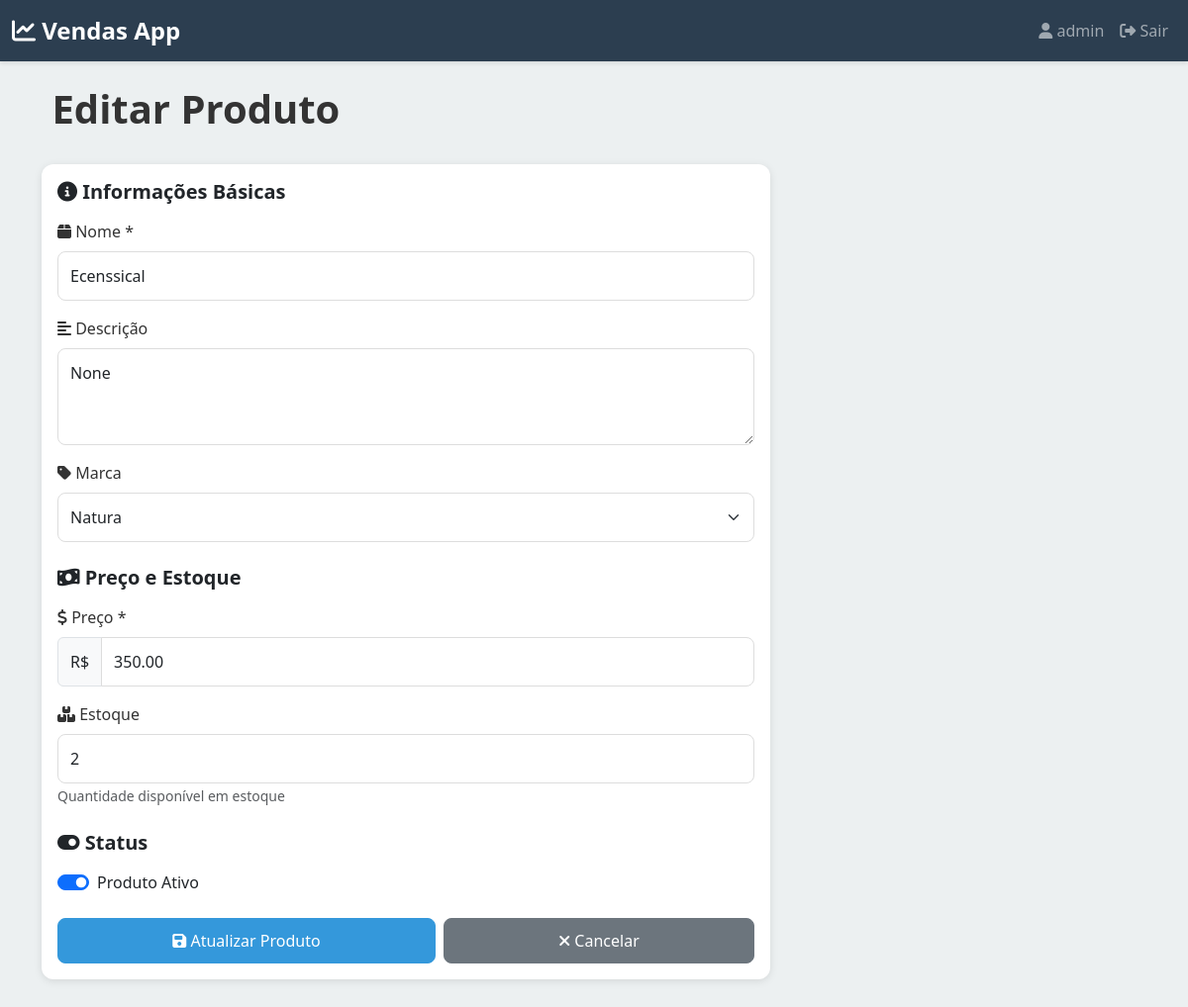
The page /produtos/1/editar/ (signed in) on the database its author committed.
### vendas/models.py (models this page shows, shortened)
class Product(models.Model):
    usuario = models.ForeignKey(
        User,
        on_delete=models.CASCADE,
        related_name='produtos',
        help_text="Usuário proprietário do produto"
    )
    nome = models.CharField(
        max_length=200,
        help_text="Nome do produto"
    )
    descricao = models.TextField(
        blank=True,
        null=True,
        help_text="Descrição detalhada do produto"
    )
    preco = models.DecimalField(
        max_digits=10,
        decimal_places=2,
        help_text="Preço unitário do produto"
    )
    marca = models.ForeignKey(
        Marca,
        on_delete=models.SET_NULL,
        null=True,
        blank=True,
        related_name='produtos',
        help_text="Marca do produto"
    )
    estoque = models.IntegerField(
        default=0,
        help_text="Quantidade em estoque"
    )
    ativo = models.BooleanField(
        default=True,
        help_text="Se o produto está ativo"
    )
    criado_em = models.DateTimeField(auto_now_add=True)
    atualizado_em = models.DateTimeField(auto_now=True)
    class Meta:
        verbose_name = "Produto"
        verbose_name_plural = "Produtos"
        ordering = ['-criado_em']
        unique_together = ('usuario', 'nome')

class Marca(models.Model):
    nome = models.CharField(
        max_length=100,
        unique=True,
        help_text="Nome da marca do produto"
    )
    criada_em = models.DateTimeField(auto_now_add=True)
    class Meta:
        verbose_name = "Marca"
        verbose_name_plural = "Marcas"
        ordering = ['nome']

### vendas/views.py (the view, shortened to what this page needs)
# urls.py: path('produtos/<int:pk>/editar/', views.produto_edit, name='produto_edit'),
@login_required(login_url='vendas:login')
def produto_edit(request, pk):
    usuario = request.user
    marcas = Marca.objects.all()
    try:
        produto = Product.objects.get(pk=pk, usuario=usuario)
    except Product.DoesNotExist:
        messages.error(request, 'Produto não encontrado!')
        return redirect('vendas:produtos_list')
    contexto = {
        'produto': produto,
        'marcas': marcas,
        'edicao': True,
    }
    return render(request, 'vendas/produtos/form.html', contexto)

### templates/vendas/produtos/form.html (shortened to what this page needs)
{% extends 'base.html' %}
{% block content %}
<div class="row mt-4">
    <div class="col-12 mb-4">
        <h1 class="fw-bold">
            {% if edicao %}Editar Produto{% else %}Novo Produto{% endif %}
        </h1>
    </div>
</div>
<div class="row">
    <div class="col-12 col-md-8">
        <div class="card">
            <div class="card-body">
                <form method="POST">
                    <h5 class="mb-3 fw-bold">
                        <i class="fas fa-info-circle"></i> Informações Básicas
                    </h5>
                    <div class="mb-3">
                        <label for="nome" class="form-label">
                            <i class="fas fa-box"></i> Nome *
                        </label>
                        <input
                            type="text"
                            class="form-control"
                            id="nome"
                            name="nome"
                            placeholder="Nome do produto"
                            value="{% if produto %}{{ produto.nome }}{% endif %}"
                            required
                        >
                    </div>
                    <div class="mb-3">
                        <label for="descricao" class="form-label">
                            <i class="fas fa-align-left"></i> Descrição
                        </label>
                        <textarea
                            class="form-control"
                            id="descricao"
                            name="descricao"
                            rows="3"
                            placeholder="Descrição do produto"
                        >{% if produto %}{{ produto.descricao }}{% endif %}</textarea>
                    </div>
                    <div class="mb-3">
                        <label for="marca" class="form-label">
                            <i class="fas fa-tag"></i> Marca
                        </label>
                        <select class="form-select" id="marca" name="marca">
                            {% for marca in marcas %}
                            <option value="{{ marca.id }}" {% if produto.marca.id == marca.id %}selected{% endif %}>
                                {{ marca.nome }}
                            </option>
                            {% endfor %}
                        </select>
                    </div>
                    <h5 class="mb-3 fw-bold mt-4">
                        <i class="fas fa-money-bill-wave"></i> Preço e Estoque
                    </h5>
                    <div class="mb-3">
                        <label for="preco" class="form-label">
                            <i class="fas fa-dollar-sign"></i> Preço *
                        </label>
                        <div class="input-group">
                            <span class="input-group-text">R$</span>
                            <input
                                type="number"
                                class="form-control"
                                id="preco"
                                name="preco"
                                placeholder="0,00"
                                step="0.01"
                                min="0"
                                value="{% if produto %}{{ produto.preco }}{% endif %}"
                                required
                            >
                        </div>
                    </div>
                    <div class="mb-3">
                        <label for="estoque" class="form-label">
                            <i class="fas fa-boxes"></i> Estoque
                        </label>
                        <input
                            type="number"
                            class="form-control"
                            id="estoque"
                            name="estoque"
                            placeholder="0"
                            min="0"
                            value="{% if produto %}{{ produto.estoque }}{% else %}0{% endif %}"
                        >
                        <small class="text-muted">Quantidade disponível em estoque</small>
                    </div>
                    {% if edicao %}
                    <h5 class="mb-3 fw-bold mt-4">
                        <i class="fas fa-toggle-on"></i> Status
                    </h5>
                    <div class="mb-4">
                        <div class="form-check form-switch">
                            <input
                                class="form-check-input"
                                type="checkbox"
                                id="ativo"
                                name="ativo"
                                {% if produto.ativo %}checked{% endif %}
                            >
                            <label class="form-check-label" for="ativo">
                                Produto Ativo
                            </label>
                        </div>
                    </div>
                    {% endif %}
                    <div class="d-flex gap-2">
                        <button type="submit" class="btn btn-primary flex-grow-1">
                            <i class="fas fa-save"></i>
                            {% if edicao %}Atualizar{% else %}Criar{% endif %} Produto
                        </button>
                        <a href="{% url 'vendas:produtos_list' %}" class="btn btn-secondary flex-grow-1">
                            <i class="fas fa-times"></i> Cancelar
                        </a>
                    </div>
                </form>
            </div>
        </div>
    </div>
</div>
{% endblock %}

### templates/base.html (shortened to what this page needs)
<!DOCTYPE html>
<html lang="pt-BR">
<head>
    <link href="https://cdn.jsdelivr.net/npm/bootstrap@5.3.0/dist/css/bootstrap.min.css" rel="stylesheet">
    <link rel="stylesheet" href="https://cdnjs.cloudflare.com/ajax/libs/font-awesome/6.4.0/css/all.min.css">
</head>
<body>
    {% if user.is_authenticated %}
    <nav class="navbar navbar-expand-lg navbar-dark">
        <div class="container-fluid">
            <a class="navbar-brand" href="{% url 'vendas:home' %}">
                <i class="fas fa-chart-line"></i> Vendas App
            </a>
            <div class="collapse navbar-collapse" id="navbarNav">
                <ul class="navbar-nav ms-auto">
                    <li class="nav-item">
                        <span class="nav-link">
                            <i class="fas fa-user"></i> {{ user.first_name|default:user.username }}
                        </span>
                    </li>
                    <li class="nav-item">
                        <a class="nav-link" href="{% url 'vendas:logout' %}">
                            <i class="fas fa-sign-out-alt"></i> Sair
                        </a>
                    </li>
                </ul>
            </div>
        </div>
    </nav>
    {% endif %}
    <div class="main-container">
        <div class="container">
            {% block content %}{% endblock %}
        </div>
    </div>
</body>
</html>

### templates/base.html (style rules this page uses)
:root { --primary-color: #2c3e50; --secondary-color: #3498db; --success-color: #27ae60; --danger-color: #e74c3c; --warning-color: #f39c12; --light-bg: #ecf0f1; }
* { margin: 0; padding: 0; box-sizing: border-box; }
body { font-family: 'Segoe UI', Tahoma, Geneva, Verdana, sans-serif; background-color: var(--light-bg); color: #333; }
.navbar { background-color: var(--primary-color); box-shadow: 0 2px 4px rgba(0, 0, 0, 0.1); }
.navbar-brand { font-weight: bold; font-size: 1.5rem; }
.main-container { min-height: 100vh; padding-bottom: 80px; }
.card { border: none; border-radius: 12px; box-shadow: 0 2px 8px rgba(0, 0, 0, 0.1); margin-bottom: 20px; }
.btn { border-radius: 8px; font-weight: 500; padding: 10px 20px; transition: all 0.3s ease; }
.btn-primary { background-color: var(--secondary-color); border-color: var(--secondary-color); }
.form-control, .form-select { border-radius: 8px; border: 1px solid #ddd; padding: 12px; font-size: 1rem; }
.form-label { font-weight: 500; margin-bottom: 8px; color: #333; }

### rows shown on the page
Product: nome "Ecenssical", descricao "None", marca "Natura", preco "350.00", estoque "2", ativo "☑"

### other values the page prints
{{ user.first_name|default:user.username }} "admin"
